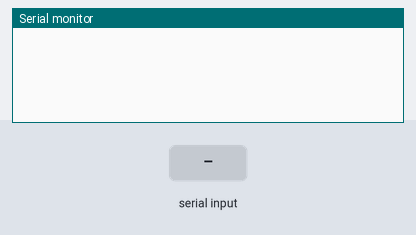
The sketch below on a simulated Arduino Uno, built with avr-gcc and run on an emulated ATmega328P. Parts: the last lines printed to the serial monitor. The test bench sets the inputs (shaded band).

Above: at 1.2 s.
1.3 s: "1" received over the second serial link
At 1.8 s:
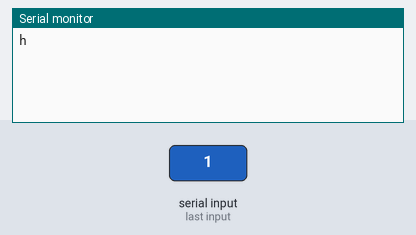
2.8 s: "0" received over the second serial link
At 4.0 s:
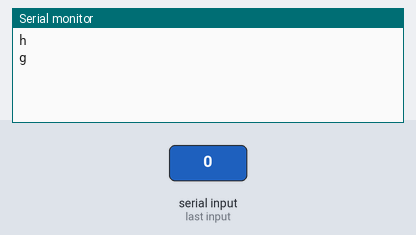
4.3 s: "2" received over the second serial link
At 5.3 s:
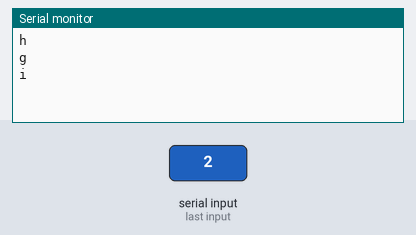

The sketch:

serial_gps.ino
```cpp
#include <SoftwareSerial.h>

int bitrate = 9600;
int imprime = 0;
SoftwareSerial mySerial = SoftwareSerial(3,2);

void setup()
{
//mySerial.begin(bitrate);
Serial.begin(9600);
mySerial.begin(9600);
}

 void loop()
{

//imprime = (mySerial.read());
//Serial.println(imprime);
while(mySerial.available() > 0){
Serial.println(mySerial.read(), bitrate);
delay(100);
}
}
```

Measured:
- after the input at 1.3 s, the serial monitor: prints a new line at once (image 1)
- after the input at 2.8 s, the serial monitor: prints a new line at once (image 2)
- after the input at 4.3 s, the serial monitor: prints a new line at once (image 3)
